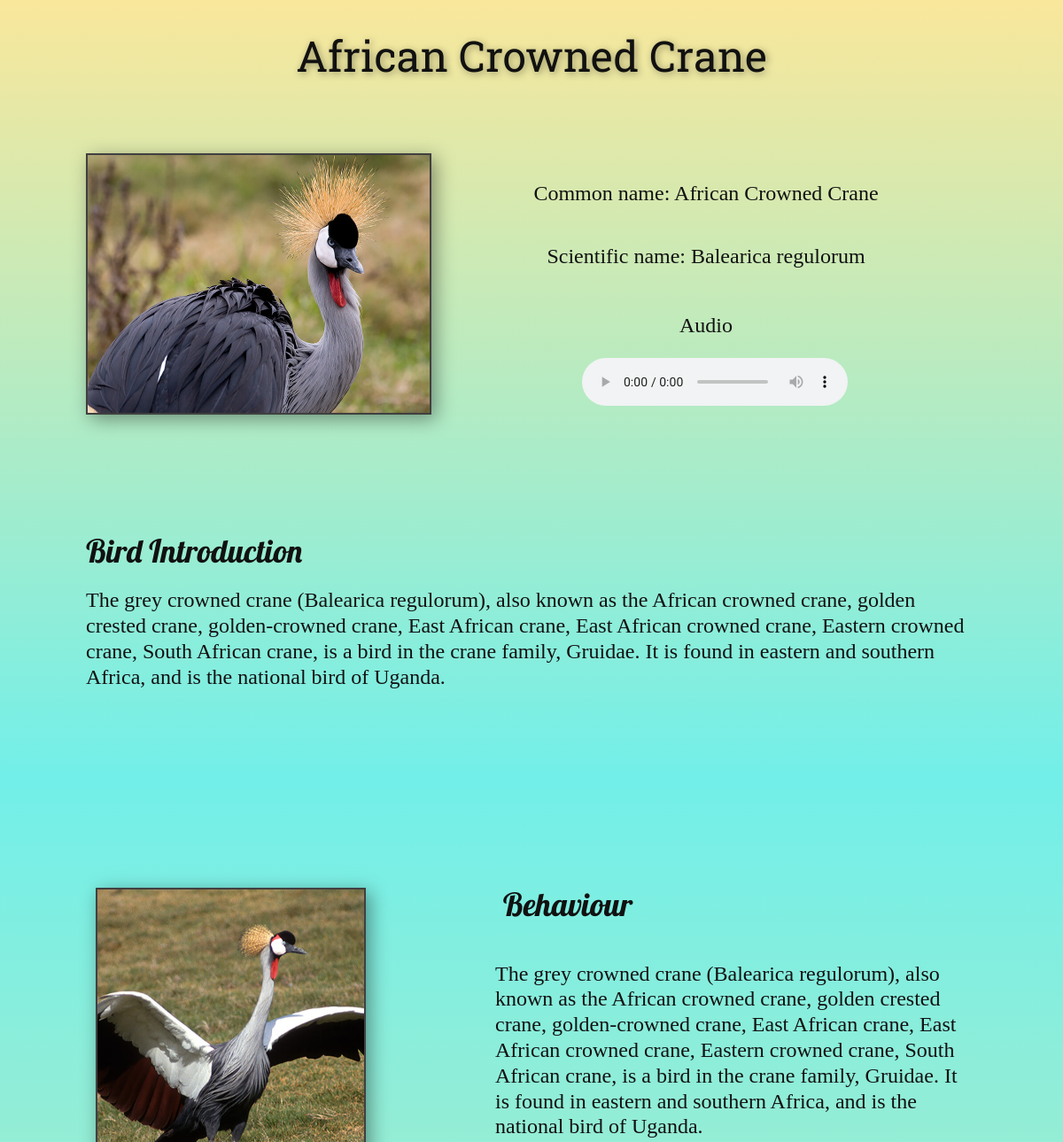
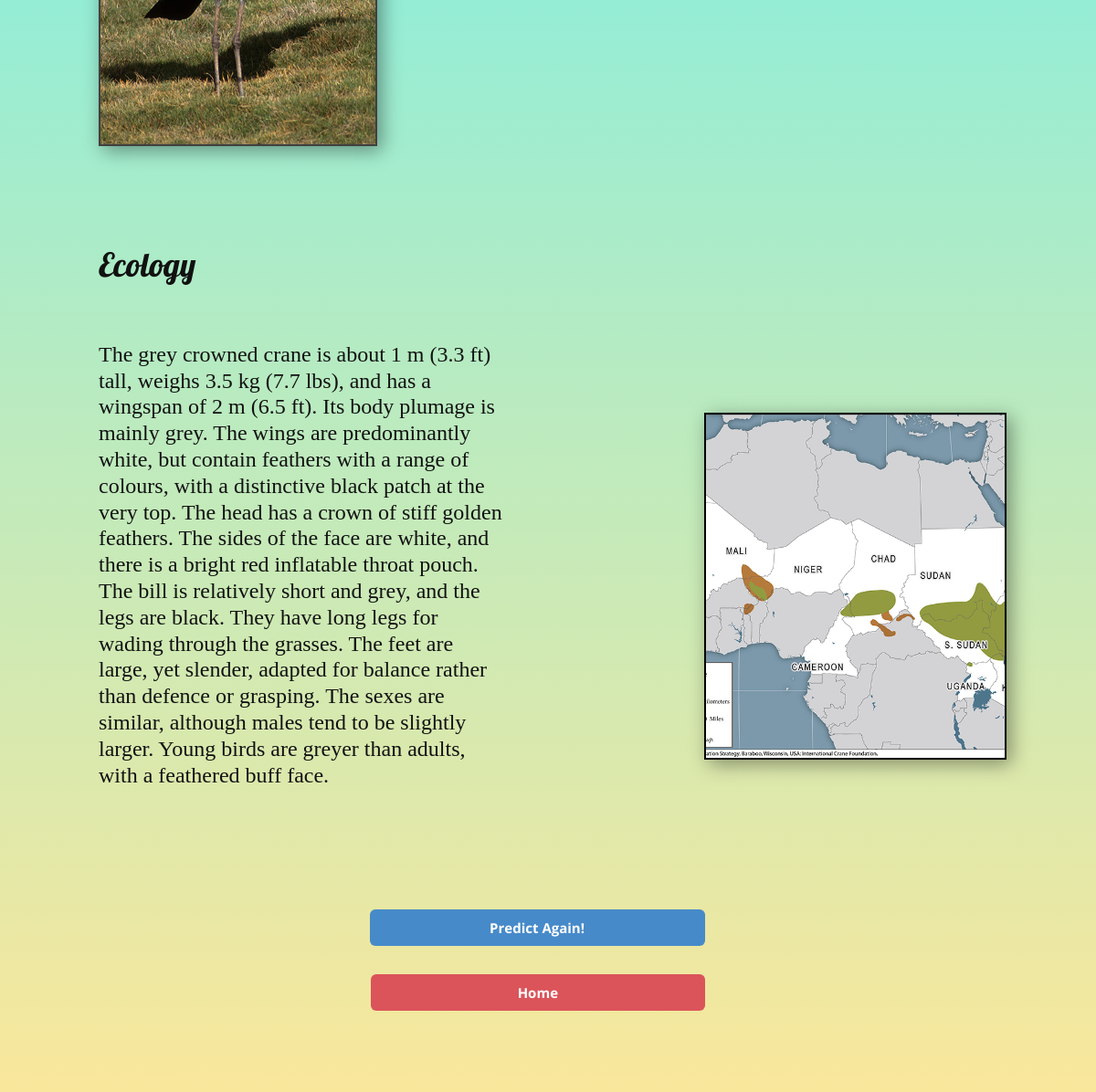
/result/AFRICAN-CROWNED-CRANE, run on the app's committed database (2 pictures, top to bottom).
### FindBird/models.py (models this page shows, shortened)
class Bird(models.Model):
    bird_id = models.IntegerField(primary_key= True)
    slug = models.CharField(max_length=50)
    search_name = models.CharField(max_length=50, default="")
    Original_Name = models.CharField(max_length=50)
    Biological_Name = models.CharField(max_length=50)
    paragraph = models.TextField(default=None)
    paragraph2 = models.TextField(default=None)
    paragraph3 = models.TextField(default=None)
    image1 = models.ImageField(upload_to="FindBird/image1", default="")
    image2 = models.ImageField(upload_to="FindBird/image2", default="")
    map1 = models.ImageField(upload_to="FindBird/map", default="")
    record = models.FileField(upload_to="FindBird/audio", default="")

### FindBird/views.py (the view)
# urls.py: path('result/<str:slug>', views.result, name="ResultPage"),
def result(request, slug):
    obj = Bird.objects.filter(slug=slug)
    return render(request, 'FindBird/Result3.html', {'i' : obj[0]})

### templates/FindBird/Result3.html (shortened to what this page needs)
{% load static %}
<!DOCTYPE html>
<html style="font-size: 16px;">
  <head>
    <link rel="stylesheet" href="{% static 'css/Result_sheet.css' %}" media="screen">
<link rel="stylesheet" href="{% static 'css/Result.css' %}" media="screen">
  </head>
  <body class="u-body">
    <section class="u-align-left u-clearfix u-gradient u-section-1" id="sec-67e6">
      <div class="u-clearfix u-sheet u-sheet-1">
        <h1 class="u-align-center u-custom-font u-font-roboto-slab u-text u-text-1" data-animation-name="zoomIn" data-animation-duration="1000" data-animation-delay="0" data-animation-direction="">{{i.Original_Name}}</h1>
        <img src="/media/{{i.image1}}" alt="" class="u-border-2 u-border-grey-75 u-image u-image-default u-image-1" data-image-width="1000" data-image-height="667">
        <h4 class="u-align-center u-custom-font u-font-georgia u-text u-text-2">Common name: {{i.Original_Name}}</h4>
        <h4 class="u-align-center u-custom-font u-font-georgia u-text u-text-3">Scientific name: {{i.Biological_Name}}</h4>
        <h4 class="u-align-center u-custom-font u-font-georgia u-text u-text-4">Audio</h4>
        <div class="u-clearfix u-custom-html u-custom-html-1">
          <audio controls="">
            <source src="/media/{{i.record}}">
          </audio>
        </div>
        <h2 class="u-align-left u-custom-font u-font-lobster u-text u-text-5">Bird Introduction</h2>
        <h4 class="u-align-left u-custom-font u-font-georgia u-text u-text-6">{{i.paragraph}}
        </h4>
      </div>
    </section>
    <section class="u-clearfix u-gradient u-section-2" id="sec-f639">
      <div class="u-clearfix u-sheet u-sheet-1">
        <h2 class="u-align-center u-custom-font u-font-lobster u-text u-text-1">&nbsp;Behaviour </h2>
        <img src="/media/{{i.image2}}" alt="" class="u-border-2 u-border-grey-75 u-image u-image-default u-image-1" data-image-width="1000" data-image-height="667">
        <h4 class="u-custom-font u-font-georgia u-text u-text-2">{{i.paragraph2}}
        </h4>
        <h2 class="u-custom-font u-font-lobster u-text u-text-3">Ecology </h2>
        <h4 class="u-custom-font u-font-georgia u-text u-text-4">{{i.paragraph3}}</h4>
        <img src="/media/{{i.map1}}" alt="" class="u-border-2 u-border-black u-image u-image-default u-image-2" data-image-width="1000" data-image-height="667">
        <a href="{% url 'submit' %}" class="u-btn u-btn-round u-button-style u-hover-palette-1-light-1 u-palette-1-base u-radius-6 u-btn-1">Predict Again!</a>
        <a href="{% url 'IndexPage' %}" class="u-align-center u-btn u-btn-round u-button-style u-hover-palette-2-light-1 u-palette-2-base u-radius-6 u-btn-2">Home</a>
      </div>
    </section>
  </body>
</html>

### static/css/Result.css (style rules this page uses)
.u-section-1 { background-image: linear-gradient(#f9e79b, #72efe9); }
.u-section-1 .u-sheet-1 { min-height: 878px; }
.u-section-1 .u-text-1 { width: 822px; text-shadow: 2px 2px 8px rgba(0,0,0,0.4); animation-duration: 1000ms; margin: 37px auto 0; }
.u-section-1 .u-image-1 { width: 390px; height: 295px; box-shadow: 5px 5px 20px 0 rgba(0,0,0,0.4); margin: 83px auto 0 67px; }
.u-section-1 .u-text-2 { margin: -264px 176px 0 570px; }
.u-section-1 .u-text-3 { margin: 42px 176px 0 570px; }
.u-section-1 .u-text-4 { margin: 50px 176px 0 570px; }
.u-section-1 .u-custom-html-1 { min-height: 39px; margin: 22px 214px 0 627px; }
.u-section-1 .u-text-5 { margin: 136px 671px 0 67px; }
.u-section-1 .u-text-6 { margin: 22px 67px 17px; }
.u-section-2 { background-image: linear-gradient(#72efe9, #f9e79b); }
.u-section-2 .u-sheet-1 { min-height: 1607px; }
.u-section-2 .u-text-1 { font-size: 2.25rem; margin: 123px 455px 0 529px; }
.u-section-2 .u-image-1 { width: 305px; height: 447px; box-shadow: 5px 5px 20px 0 rgba(0,0,0,0.4); margin: -39px auto 0 78px; }
.u-section-2 .u-text-2 { margin: -364px 68px 0 529px; }
.u-section-2 .u-text-3 { margin: 273px 793px 0 78px; }
.u-section-2 .u-text-4 { margin: 64px 617px 0 78px; }
.u-section-2 .u-image-2 { width: 331px; height: 380px; box-shadow: 5px 5px 20px 0 rgba(0,0,0,0.4); margin: -411px 68px 0 auto; }
.u-section-2 .u-btn-1 { border-style: none; font-weight: 700; font-size: 0.9375rem; margin: 164px 398px 0 auto; padding: 8px 132px 8px 131px; }
.u-section-2 .u-btn-2 { border-style: none; font-weight: 700; font-size: 0.9375rem; background-image: none; margin: 31px 398px 60px auto; padding: 8px 161px; }

### data on the page
Bird: Original_Name "African Crowned Crane", image1 (picture), Biological_Name "Balearica regulorum", paragraph "The grey crowned crane (Balearica regulorum), also known as the African crowned crane, golden crested crane, golden-crowned crane, East African crane, East African crowned crane, Eastern crowned crane, South African crane, is a bird in the crane family, Gruidae. It is found in eastern and southern Africa, and is the national bird of Uganda.", image2 (picture), paragraph2 "The grey crowned crane (Balearica regulorum), also known as the African crowned crane, golden crested crane, golden-crowned crane, East African crane, East African crowned crane, Eastern crowned crane, South African crane, is a bird in the crane family, Gruidae. It is found in eastern and southern Africa, and is the national bird of Uganda.", paragraph3 "The grey crowned crane is about 1 m (3.3 ft) tall, weighs 3.5 kg (7.7 lbs), and has a wingspan of 2 m (6.5 ft). Its body plumage is mainly grey. The wings are predominantly white, but contain feathers with a range of colours, with a distinctive black patch at the very top. The head has a crown of stiff golden feathers. The sides of the face are white, and there is a bright red inflatable throat pouch. The bill is relatively short and grey, and the legs are black. They have long legs for wading through the grasses. The feet are large, yet slender, adapted for balance rather than defence or grasping. The sexes are similar, although males tend to be slightly larger. Young birds are greyer than…", map1 (picture)
